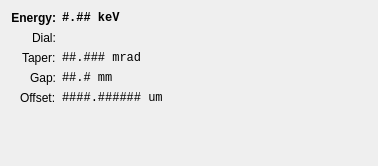
<?xml version="1.0" encoding="UTF-8"?>
<ui version="4.0">
 <class>Form</class>
 <widget class="QWidget" name="Form">
  <property name="geometry">
   <rect>
    <x>0</x>
    <y>0</y>
    <width>378</width>
    <height>166</height>
   </rect>
  </property>
  <property name="windowTitle">
   <string>Form</string>
  </property>
  <layout class="QHBoxLayout" name="horizontalLayout">
   <item>
    <layout class="QFormLayout" name="formLayout_3">
     <property name="labelAlignment">
      <set>Qt::AlignRight|Qt::AlignTrailing|Qt::AlignVCenter</set>
     </property>
     <property name="bottomMargin">
      <number>5</number>
     </property>
     <item row="0" column="0">
      <widget class="QLabel" name="label_3">
       <property name="font">
        <font>
         <weight>75</weight>
         <bold>true</bold>
        </font>
       </property>
       <property name="text">
        <string>Energy:</string>
       </property>
       <property name="alignment">
        <set>Qt::AlignRight|Qt::AlignTrailing|Qt::AlignVCenter</set>
       </property>
      </widget>
     </item>
     <item row="0" column="1">
      <widget class="PyDMLabel" name="PyDMLabel">
       <property name="font">
        <font>
         <family>Monospace</family>
         <weight>75</weight>
         <bold>true</bold>
        </font>
       </property>
       <property name="toolTip">
        <string>Current set point for the ID (in keV).</string>
       </property>
       <property name="text">
        <string>#.## keV</string>
       </property>
       <property name="precision" stdset="0">
        <number>0</number>
       </property>
       <property name="showUnits" stdset="0">
        <bool>true</bool>
       </property>
       <property name="precisionFromPV" stdset="0">
        <bool>true</bool>
       </property>
       <property name="channel" stdset="0">
        <string>haven://energy.undulator.energy.readback</string>
       </property>
      </widget>
     </item>
     <item row="2" column="0">
      <widget class="QLabel" name="label_14">
       <property name="text">
        <string>Taper:</string>
       </property>
      </widget>
     </item>
     <item row="2" column="1">
      <widget class="PyDMLabel" name="PyDMLabel_5">
       <property name="font">
        <font>
         <family>Monospace</family>
        </font>
       </property>
       <property name="toolTip">
        <string/>
       </property>
       <property name="text">
        <string>##.### mrad</string>
       </property>
       <property name="showUnits" stdset="0">
        <bool>true</bool>
       </property>
       <property name="channel" stdset="0">
        <string>haven://energy.undulator.energy_taper.readback</string>
       </property>
      </widget>
     </item>
     <item row="3" column="0">
      <widget class="QLabel" name="label_4">
       <property name="font">
        <font>
         <weight>50</weight>
         <bold>false</bold>
        </font>
       </property>
       <property name="text">
        <string>Gap:</string>
       </property>
       <property name="alignment">
        <set>Qt::AlignRight|Qt::AlignTrailing|Qt::AlignVCenter</set>
       </property>
      </widget>
     </item>
     <item row="3" column="1">
      <widget class="PyDMLabel" name="PyDMLabel_2">
       <property name="font">
        <font>
         <family>Monospace</family>
         <weight>50</weight>
         <bold>false</bold>
        </font>
       </property>
       <property name="toolTip">
        <string/>
       </property>
       <property name="text">
        <string>##.# mm</string>
       </property>
       <property name="showUnits" stdset="0">
        <bool>true</bool>
       </property>
       <property name="channel" stdset="0">
        <string>haven://energy.undulator.gap.readback</string>
       </property>
      </widget>
     </item>
     <item row="5" column="0">
      <spacer name="verticalSpacer_2">
       <property name="orientation">
        <enum>Qt::Vertical</enum>
       </property>
       <property name="sizeHint" stdset="0">
        <size>
         <width>20</width>
         <height>10</height>
        </size>
       </property>
      </spacer>
     </item>
     <item row="4" column="0">
      <widget class="QLabel" name="label_18">
       <property name="text">
        <string>Offset:</string>
       </property>
      </widget>
     </item>
     <item row="4" column="1">
      <widget class="PyDMLabel" name="PyDMLabel_9">
       <property name="font">
        <font>
         <family>Monospace</family>
        </font>
       </property>
       <property name="toolTip">
        <string/>
       </property>
       <property name="text">
        <string>####.###### um</string>
       </property>
       <property name="showUnits" stdset="0">
        <bool>true</bool>
       </property>
       <property name="channel" stdset="0">
        <string>haven://energy.monochromator.offset.user_readback</string>
       </property>
      </widget>
     </item>
     <item row="1" column="0">
      <widget class="QLabel" name="label_23">
       <property name="text">
        <string>Dial:</string>
       </property>
      </widget>
     </item>
     <item row="1" column="1">
      <widget class="PyDMLabel" name="PyDMLabel_12">
       <property name="toolTip">
        <string/>
       </property>
      </widget>
     </item>
    </layout>
   </item>
   <item>
    <spacer name="horizontalSpacer_3">
     <property name="orientation">
      <enum>Qt::Horizontal</enum>
     </property>
     <property name="sizeHint" stdset="0">
      <size>
       <width>40</width>
       <height>20</height>
      </size>
     </property>
    </spacer>
   </item>
   <item>
    <widget class="QLabel" name="label_10">
     <property name="sizePolicy">
      <sizepolicy hsizetype="Preferred" vsizetype="Preferred">
       <horstretch>0</horstretch>
       <verstretch>0</verstretch>
      </sizepolicy>
     </property>
     <property name="baseSize">
      <size>
       <width>150</width>
       <height>200</height>
      </size>
     </property>
     <property name="text">
      <string>&lt;html&gt;&lt;head/&gt;&lt;body&gt;&lt;p&gt;&lt;img src=&quot;:/xray_source/insertion_device.png&quot; width=&quot;150&quot; /&gt;&lt;/p&gt;&lt;/body&gt;&lt;/html&gt;</string>
     </property>
    </widget>
   </item>
  </layout>
 </widget>
 <customwidgets>
  <customwidget>
   <class>PyDMLabel</class>
   <extends>QLabel</extends>
   <header>pydm.widgets.label</header>
  </customwidget>
 </customwidgets>
 <resources/>
 <connections/>
</ui>
